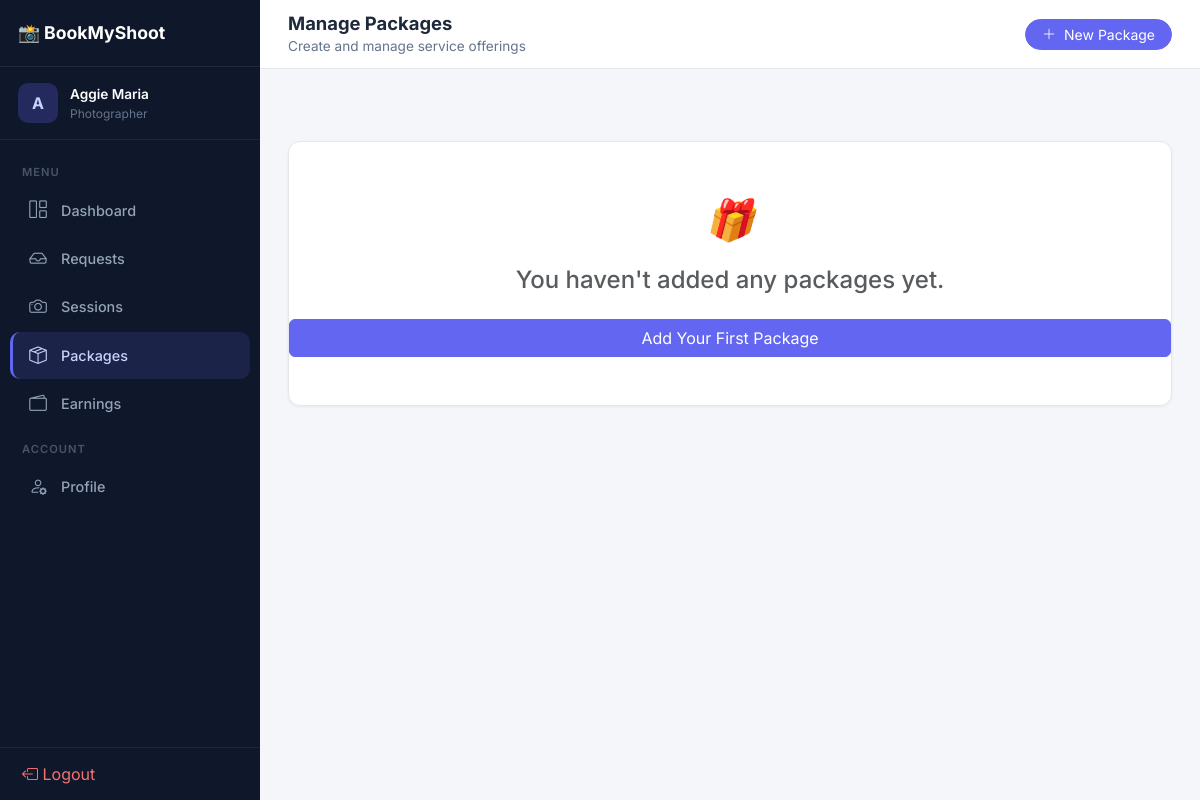
Page /photographer/packages (signed in) on the committed database.
### backend/models.py (models this page shows, shortened)
class User(db.Model, UserMixin):
    __tablename__ = 'users'
    id = db.Column(db.Integer, primary_key=True)
    first_name = db.Column(db.String(100), nullable=False)
    last_name = db.Column(db.String(100), nullable=False)
    email = db.Column(db.String(120), unique=True, nullable=False, index=True)
    phone = db.Column(db.String(20), nullable=True)
    user_type = db.Column(db.String(20), nullable=False, default='customer')
    password_hash = db.Column(db.String(255), nullable=False)
    profile_image = db.Column(db.String(255), nullable=True)
    is_active = db.Column(db.Boolean, default=True)
    created_at = db.Column(db.DateTime, default=datetime.utcnow)
    updated_at = db.Column(db.DateTime, default=datetime.utcnow, onupdate=datetime.utcnow)
    bookings = db.relationship('Booking', backref='customer', lazy=True, foreign_keys='Booking.customer_id',
                               cascade='all, delete-orphan')
    notifications = db.relationship('Notification', backref='user', lazy=True, cascade='all, delete-orphan')
    activities = db.relationship('ActivityLog', backref='user', lazy=True, cascade='all, delete-orphan')

### backend/photographer/routes.py (the view)
@photographer_bp.route('/packages')
@photographer_required
def manage_packages():
    photographer = Photographer.query.filter_by(user_id=current_user.id).first()
    packages = Package.query.filter_by(photographer_id=photographer.id).all()
    form = PackageForm()
    categories = EventCategory.query.all()
    return render_template('photographer/packages.html', packages=packages, form=form, categories=categories)

### backend/app.py (called while the page is built)
@app.before_request
def enforce_csrf_for_non_api_routes():
    if request.path.startswith('/api/'):
        return
    if request.method in ('POST', 'PUT', 'PATCH', 'DELETE'):
        csrf.protect()

@login_manager.user_loader
def load_user(user_id):
    return User.query.get(int(user_id))

### backend/photographer/routes.py (called while the page is built)
def photographer_required(f):
    @wraps(f)
    def decorated_function(*args, **kwargs):
        if not current_user.is_authenticated or current_user.user_type != 'photographer':
            flash('Photographer access required.', 'error')
            return redirect(url_for('login'))
        return f(*args, **kwargs)
    return decorated_function

### backend/photographer/templates/photographer/packages.html (shortened to what this page needs)
{% extends "base.html" %}
{% block content %}
<div class="topbar">
    <div>
        <h1>Manage Packages</h1>
        <div class="breadcrumb">Create and manage service offerings</div>
    </div>
    <div class="topbar-actions">
        <button class="btn btn-primary btn-sm rounded-pill px-3" data-bs-toggle="modal" data-bs-target="#addPackageModal"><i class="bi bi-plus-lg me-1"></i> New Package</button>
    </div>
</div>
<div class="page-content fade-in">
<div class="row g-4">
    {% if packages %}
    {% for p in packages %}
    <div class="col-md-6 col-lg-4">
        <div class="card h-100 overflow-hidden package-card">
            {% if p.image_url %}
            <img src="{{ url_for('uploaded_profile_file', filename=p.image_url.split('/')[-1]) }}" class="w-100"
                style="height: 180px; object-fit: cover;">
            {% else %}
            <div class="bg-light d-flex align-items-center justify-content-center" style="height: 180px;">
                <span class="fs-1">📦</span>
            </div>
            {% endif %}
            <div class="p-4">
                <div class="d-flex justify-content-between align-items-start mb-2">
                    <h5 class="fw-bold mb-0">{{ p.name }}</h5>
                    <span class="badge bg-primary bg-opacity-10 text-primary px-2 py-1 rounded-3">₹{{ p.price }}</span>
                </div>
                <div class="badge bg-secondary bg-opacity-10 text-secondary mb-3">{{ p.category.name if p.category else
                    'General' }}</div>
                <p class="text-muted small mb-4">{{ p.description or 'No description provided.' }}</p>
                <div class="d-flex gap-2">
                    <button class="btn btn-sm btn-outline-dark w-100 rounded-3">Edit</button>
                    <button class="btn btn-sm btn-outline-danger w-100 rounded-3">Delete</button>
                </div>
            </div>
        </div>
    </div>
    {% endfor %}
    {% else %}
    <div class="col-12 text-center py-5">
        <div class="card py-5">
            <i class="fs-1 d-block mb-3">🎁</i>
            <h4 class="text-muted">You haven't added any packages yet.</h4>
            <button class="btn btn-primary mt-3 px-4" data-bs-toggle="modal" data-bs-target="#addPackageModal">Add Your
                First Package</button>
        </div>
    </div>
    {% endif %}
</div>
</div>
{% endblock %}

### backend/templates/base.html (shortened to what this page needs)
<!DOCTYPE html>
<html lang="en">
<head>
    <link href="https://cdn.jsdelivr.net/npm/bootstrap@5.3.0/dist/css/bootstrap.min.css" rel="stylesheet">
    <link rel="stylesheet" href="https://cdn.jsdelivr.net/npm/bootstrap-icons@1.11.0/font/bootstrap-icons.css">
    <link rel="stylesheet" href="https://cdnjs.cloudflare.com/ajax/libs/animate.css/4.1.1/animate.min.css" />
</head>
<body>
    {% if not hide_sidebar and current_user.is_authenticated %}
    <aside class="sidebar" id="sidebar">
        <div class="sidebar-brand">📸 BookMyShoot</div>
        <div class="sidebar-user">
            <div class="avatar">{{ current_user.first_name[0]|upper }}</div>
            <div class="info">
                <div class="name">{{ current_user.first_name }} {{ current_user.last_name }}</div>
                <div class="role">{{ current_user.user_type }}</div>
            </div>
        </div>
        <nav class="sidebar-nav">
            <div class="nav-section">Menu</div>
            {% if current_user.user_type == 'admin' %}
            <a href="{{ url_for('admin.dashboard') }}" class="{{ 'active' if request.endpoint == 'admin.dashboard' }}"><i class="bi bi-grid-1x2"></i> Dashboard</a>
            <a href="{{ url_for('admin.users') }}" class="{{ 'active' if request.endpoint == 'admin.users' }}"><i class="bi bi-people"></i> Users</a>
            <a href="{{ url_for('admin.bookings') }}" class="{{ 'active' if request.endpoint == 'admin.bookings' }}"><i class="bi bi-calendar-check"></i> Bookings</a>
            <a href="{{ url_for('admin.categories') }}" class="{{ 'active' if request.endpoint == 'admin.categories' }}"><i class="bi bi-tags"></i> Categories</a>
            <a href="{{ url_for('admin.packages') }}" class="{{ 'active' if request.endpoint == 'admin.packages' }}"><i class="bi bi-box-seam"></i> Packages</a>
            <div class="nav-section">Account</div>
            <a href="{{ url_for('admin.profile') }}" class="{{ 'active' if request.endpoint == 'admin.profile' }}"><i class="bi bi-person-gear"></i> Profile</a>
            {% elif current_user.user_type == 'photographer' %}
            <a href="{{ url_for('photographer.dashboard') }}" class="{{ 'active' if request.endpoint == 'photographer.dashboard' }}"><i class="bi bi-grid-1x2"></i> Dashboard</a>
            <a href="{{ url_for('photographer.incoming_requests') }}" class="{{ 'active' if request.endpoint == 'photographer.incoming_requests' }}"><i class="bi bi-inbox"></i> Requests</a>
            <a href="{{ url_for('photographer.accepted_sessions') }}" class="{{ 'active' if request.endpoint == 'photographer.accepted_sessions' }}"><i class="bi bi-camera"></i> Sessions</a>
            <a href="{{ url_for('photographer.manage_packages') }}" class="{{ 'active' if request.endpoint == 'photographer.manage_packages' }}"><i class="bi bi-box-seam"></i> Packages</a>
            <a href="{{ url_for('photographer.earnings') }}" class="{{ 'active' if request.endpoint == 'photographer.earnings' }}"><i class="bi bi-wallet2"></i> Earnings</a>
            <div class="nav-section">Account</div>
            <a href="{{ url_for('photographer.profile') }}" class="{{ 'active' if request.endpoint == 'photographer.profile' }}"><i class="bi bi-person-gear"></i> Profile</a>
            {% endif %}
        </nav>
        <div class="sidebar-footer">
            <a href="{{ url_for('logout') }}" class="sidebar-nav a"><i class="bi bi-box-arrow-left"></i> Logout</a>
        </div>
    </aside>
    {% endif %}
    <main class="{% if not hide_sidebar and current_user.is_authenticated %}main-content{% else %}{% block main_class %}container py-5{% endblock %}{% endif %}">
        {% block content %}{% endblock %}
    </main>
</body>
</html>

### backend/templates/base.html (style rules this page uses)
:root { --bg: #f4f6f9; --sidebar-bg: #0f172a; --sidebar-active: rgba(99, 102, 241, 0.15); --sidebar-active-border: #6366f1; --card-bg: #ffffff; --card-border: #e5e7eb; --card-shadow: 0 1px 3px rgba(0,0,0,0.06); --text: #1e293b; --muted: #64748b; --primary: #6366f1; --primary-hover: #4f46e5; --success: #22c55e; --danger: #ef4444; --warning: #f59e0b; --info: #3b82f6; --sidebar-width: 260px; --radius: 12px; }
* { box-sizing: border-box; }
body { font-family: 'Inter', sans-serif; background: var(--bg); color: var(--text); margin: 0; min-height: 100vh; }
a { color: inherit; text-decoration: none; }
.sidebar { width: var(--sidebar-width); background: var(--sidebar-bg); color: #cbd5e1; position: fixed; top: 0; left: 0; bottom: 0; z-index: 1000; display: flex; flex-direction: column; transition: transform .3s ease; overflow-y: auto; }
.sidebar-brand { padding: 20px 18px; border-bottom: 1px solid rgba(255,255,255,0.08); font-weight: 700; font-size: 1.1rem; color: #fff; display: flex; align-items: center; gap: 10px; }
.sidebar-user { padding: 16px 18px; display: flex; align-items: center; gap: 12px; border-bottom: 1px solid rgba(255,255,255,0.06); }
.sidebar-user .avatar { width: 40px; height: 40px; border-radius: 10px; background: rgba(99,102,241,0.25); color: #c7d2fe; display: grid; place-items: center; font-weight: 700; font-size: 1rem; }
.sidebar-user .info { font-size: 0.85rem; }
.sidebar-user .info .name { color: #fff; font-weight: 600; }
.sidebar-user .info .role { color: var(--muted); text-transform: capitalize; font-size: 0.75rem; }
.sidebar-nav { padding: 12px 10px; flex: 1; }
.sidebar-nav .nav-section { font-size: 0.7rem; text-transform: uppercase; letter-spacing: 1px; color: #475569; padding: 12px 12px 6px; font-weight: 600; }
.sidebar-nav a { display: flex; align-items: center; gap: 12px; padding: 10px 14px; border-radius: 10px; color: #94a3b8; font-weight: 500; font-size: 0.9rem; margin-bottom: 2px; transition: all .2s ease; border-left: 3px solid transparent; }
.sidebar-nav a.active { color: #c7d2fe; background: var(--sidebar-active); border-left-color: var(--sidebar-active-border); }
.sidebar-nav a i { font-size: 1.1rem; width: 22px; text-align: center; }
.sidebar-footer { padding: 14px 12px; border-top: 1px solid rgba(255,255,255,0.06); }
.sidebar-footer a { color: #f87171; }
.main-content { margin-left: var(--sidebar-width); min-height: 100vh; transition: margin-left .3s ease; }
.topbar { background: var(--card-bg); border-bottom: 1px solid var(--card-border); padding: 12px 28px; display: flex; justify-content: space-between; align-items: center; position: sticky; top: 0; z-index: 30; }
.topbar h1 { margin: 0; font-size: 1.15rem; font-weight: 700; }
.topbar .breadcrumb { font-size: 0.85rem; color: var(--muted); margin: 2px 0 0; }
.topbar-actions { display: flex; align-items: center; gap: 12px; }
.card { background: var(--card-bg); border: 1px solid var(--card-border); border-radius: var(--radius); box-shadow: var(--card-shadow); }
.btn-primary { background: var(--primary); border-color: var(--primary); }
.page-content { padding: 24px 28px; }
.fade-in { animation: fadeIn .4s ease forwards; }

### rows in the picture
User: first_name "A", first_name "Aggie", last_name "Maria", user_type "Photographer"
